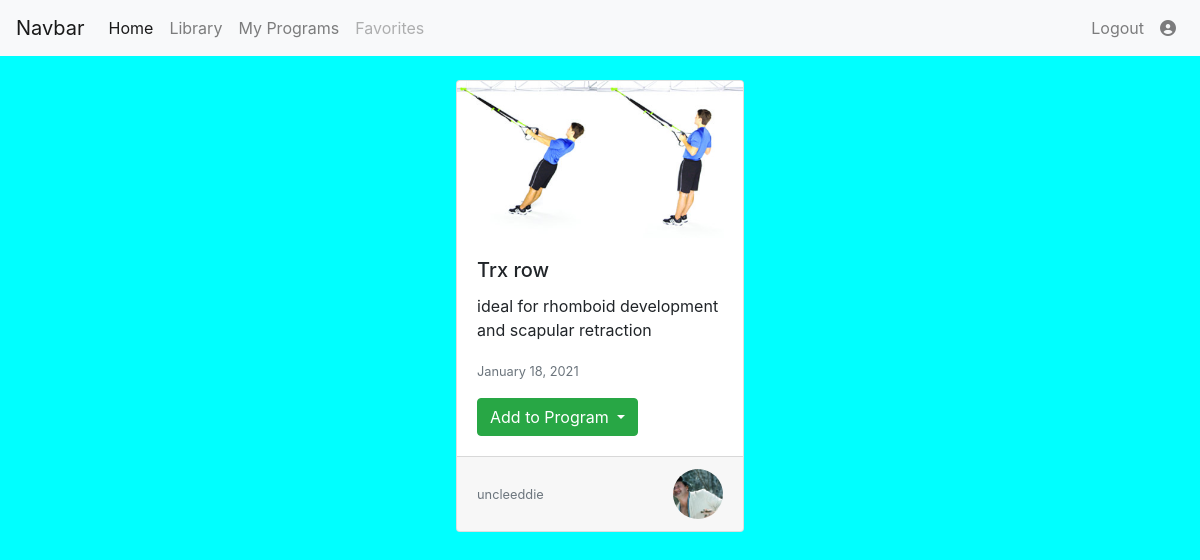
/exercise/15/ (signed in), run on the app's committed database.
### exercises/models.py (models this page shows, shortened)
class Exercise(models.Model):
    title = models.CharField(max_length=80)
    description= models.TextField()
    date_posted = models.DateTimeField(default=timezone.now)
    last_modified = models.DateTimeField(auto_now=True)
    author = models.ForeignKey(User, on_delete=models.CASCADE)
    image= models.ImageField(default='default_exercise.png', upload_to='exercise_pics')

class Profile(models.Model):
    user= models.OneToOneField(User, on_delete=models.CASCADE)
    pic= models.ImageField(default='default.jpg', upload_to='profile_pics')

### exercises/views.py (the view)
# urls.py: path('exercise/<int:pk>/', ExerciseDetailView.as_view(), name="exercise_detail"),
class ExerciseDetailView(LoginRequiredMixin, DetailView):
    model = Exercise

### exercises/templates/exercises/exercise_detail.html (shortened to what this page needs)
{% extends "exercises/layout.html" %}
{% load static %}
{% block content %}
    <div class="card ml-auto mr-auto mt-4" style="max-width: 18rem;">
        <img class="card-img-top" src="{{object.image.url}}" alt="Card image cap">
        <div class="card-body">
          <h5 class="card-title">{{object.title}}</h5>
          <p class="card-text">{{object.description}}</p>
          <p class="card-text"><small class="text-muted">{{object.date_posted|date:" F d, Y"}}</small></p>
          <div class="dropdown">
            <button class="add btn btn-success dropdown-toggle" type="button" id="dropdownMenuButton" data-toggle="dropdown" aria-haspopup="true" aria-expanded="false">
              Add to Program
            </button>
          </div>
        </div>
        <div class="card-footer d-flex justify-content-between">
            <small class="text-muted align-self-center">{{object.author}}</small>
            <img style="max-height: 50px; max-width: 50px;"class="profile-img rounded-circle img-fluid" src="{{object.author.profile.pic.url}}">
        </div>
      </div>
{% endblock content %}

### exercises/static/exercises/style.css (style rules this page uses)
body { background-color: aqua; }
.profile-img { height: 150px; width: 150px; object-fit: cover; }

### data on the page
Exercise: image (picture), title "Trx row", description "ideal for rhomboid development and scapular retraction", date_posted "January 18, 2021", author "uncleeddie", author.profile.pic (picture)
